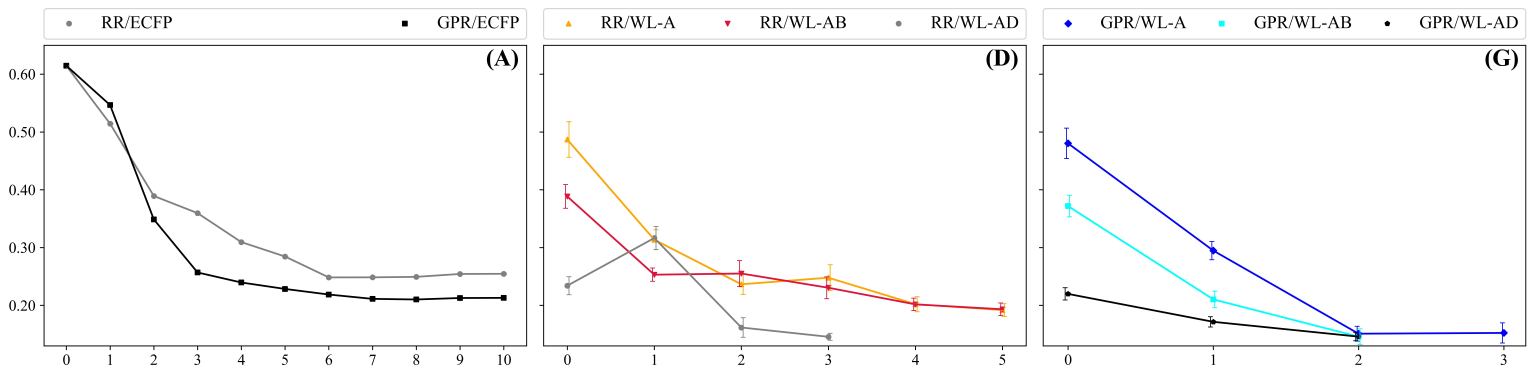
#> input picture experiments/vs_num_iter/mixed_BG.jpeg, 10740 x 2637 px, given in place of vs_ecfp_radius_mixed_BG.jpeg, which was not available (shown at 1/7 size)
$ python Im_stitch.py
#> lines starting #> are read from the running program, lines starting #| are printed output that depends on the picture; pictures that were not available may be replaced by others from this repository, and a replacement may not be noted
#%%
from PIL import Image
import sys, os
path = os.path.dirname(os.path.realpath(__file__))

def merge_image2(file1, file2):
    #Merge two images into one, displayed side by side
    #:param file1: path to first image file
    #:param file2: path to second image file
    #:return: the merged Image object

    image1 = Image.open(file1)
    image2 = Image.open(file2)

    (width1, height1) = image1.size
    (width2, height2) = image2.size

    result_width = max(width1,width2)
    result_height = height1 + height2

    result = Image.new('RGB', (result_width, result_height),color = 'white')
    result.paste(im=image1, box=(0, 0))
    result.paste(im=image2, box=(0, height1))
    return result

def side_merge_image2(image1, image2,open_img=True,align = "top"):
    #Merge two images into one, displayed side by side
    #:param file1: path to first image file
    #:param file2: path to second image file
    #:return: the merged Image object

#> called with open_img = True, align = 'bottom'
    if open_img == True:
        image1 = Image.open(image1)
#> image1 is the input picture: PIL image 10740x2637 RGB; mean R, G, B 249, 248.8, 249
        image2 = Image.open(image2)
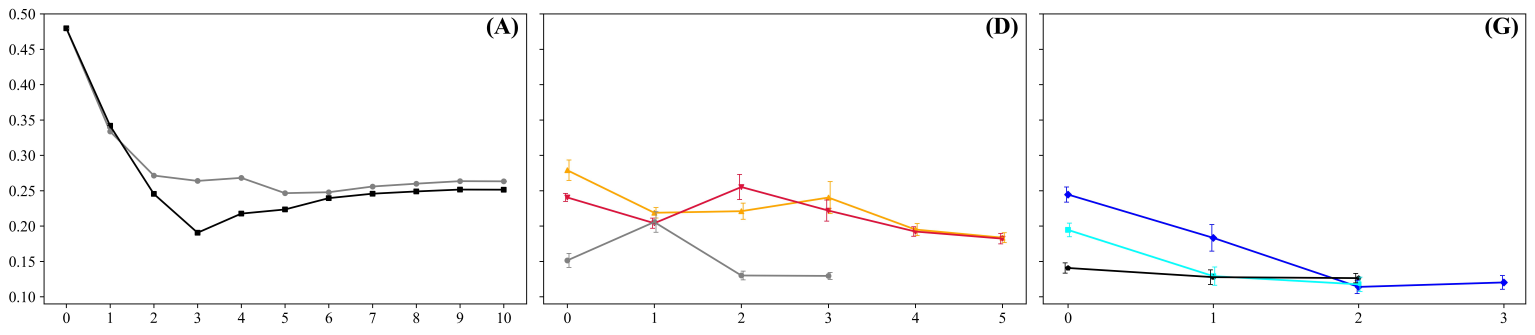
#> input picture experiments/vs_num_iter/mixed_EA.jpeg, 10740 x 2343 px, given in place of vs_num_iter_mixed_BG.jpeg, which was not available (shown at 1/7 size)
#> image2 is the input picture: PIL image 10740x2343 RGB; mean R, G, B 249.7, 249.5, 249.7

    (width1, height1) = image1.size
#> width1 = 10740; height1 = 2637
    (width2, height2) = image2.size
#> width2 = 10740; height2 = 2343

    result_width = width1 + width2
#> result_width = 21480
    result_height = max(height1,height2)
#> result_height = 2637

    if align == "top":
        result = Image.new('RGB', (result_width, result_height),color = 'white')
        result.paste(im=image1, box=(0, 0))
        result.paste(im=image2, box=(width1, 0))
    elif align == "bottom":
        result = Image.new('RGB', (result_width, result_height),color = 'white')
#> result: PIL image 21480x2637 RGB; every value is 255
        result.paste(im=image1, box=(0, result_height - height1))
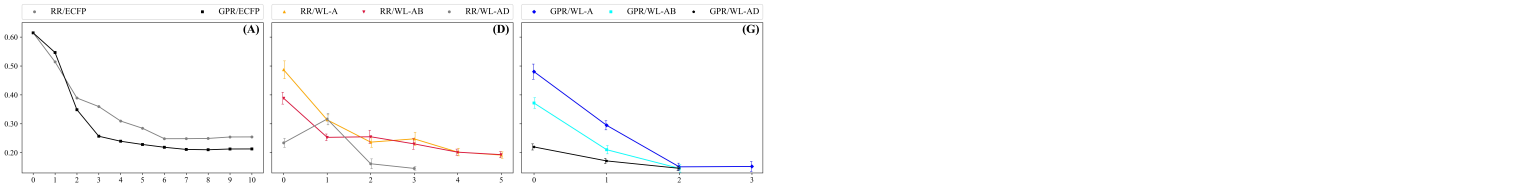
#> result: PIL image 21480x2637 RGB (shown at 1/14 size); mean R, G, B 252, 251.9, 252
        result.paste(im=image2, box=(width1, result_height - height2))
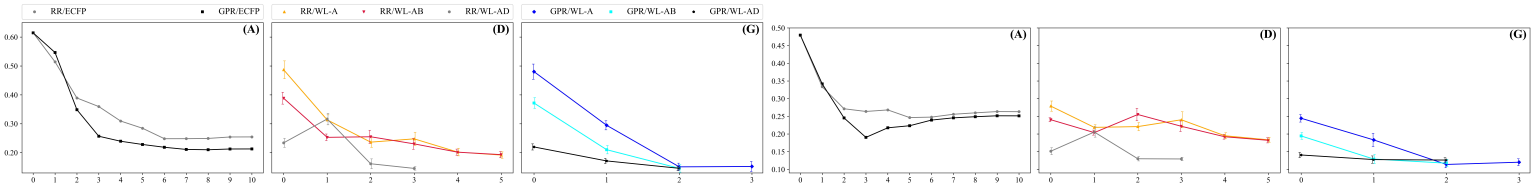
#> result: PIL image 21480x2637 RGB (shown at 1/14 size); mean R, G, B 249.6, 249.4, 249.6
    return result

def merge_image3(image1, image2,image3,open_img = True):
    if open_img:
        image1 = Image.open(image1)
        image2 = Image.open(image2)
        image3 = Image.open(image3)

    (width1, height1) = image1.size
    (width2, height2) = image2.size
    (width3, height3) = image3.size

    result_width = max(width1,width2,width3)
    result_height = height1 + height2 + height3

    result = Image.new('RGB', (result_width, result_height),color = 'white')
    result.paste(im=image1, box=(0, 0))
    result.paste(im=image2, box=(0, height1))
    result.paste(im=image3, box=(0, height1 + height2))
    return result

plots = []
for data_type in ["mixed","pah","subst"]:
    """
    foo1 = merge_image3(
        *[path+"\\vs_num_iter_"+data_type+"_" +elec_prop+".jpeg" for elec_prop in ["BG","EA","IP"]])

    foo2 = merge_image3(
        *[path+"\\vs_ecfp_radius_"+data_type+"_" +elec_prop+".jpeg" for elec_prop in ["BG","EA","IP"]])

    side_merge_image2(foo2,foo1,open_img=False,align ="bottom").save(
            path+"\\vs__"+data_type+".jpeg")
    """
#> (the run stopped early here; a loop or call above may not have finished)
